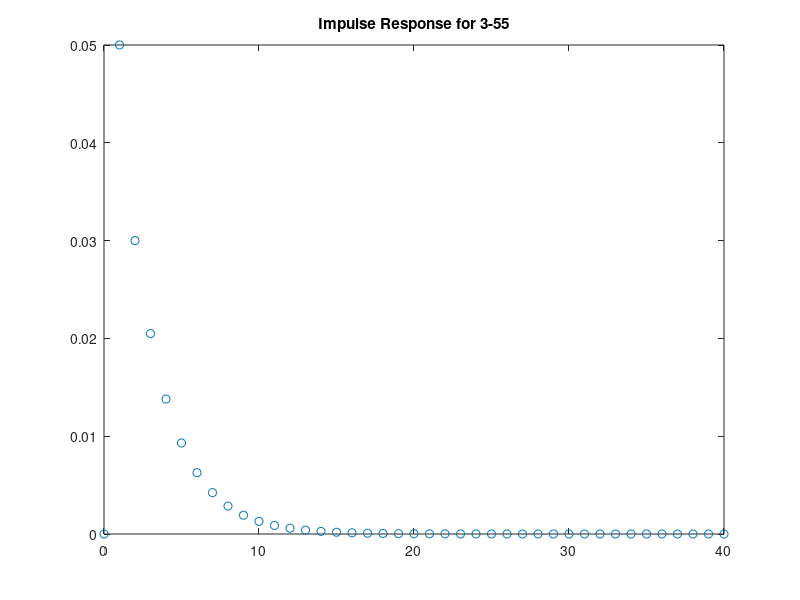
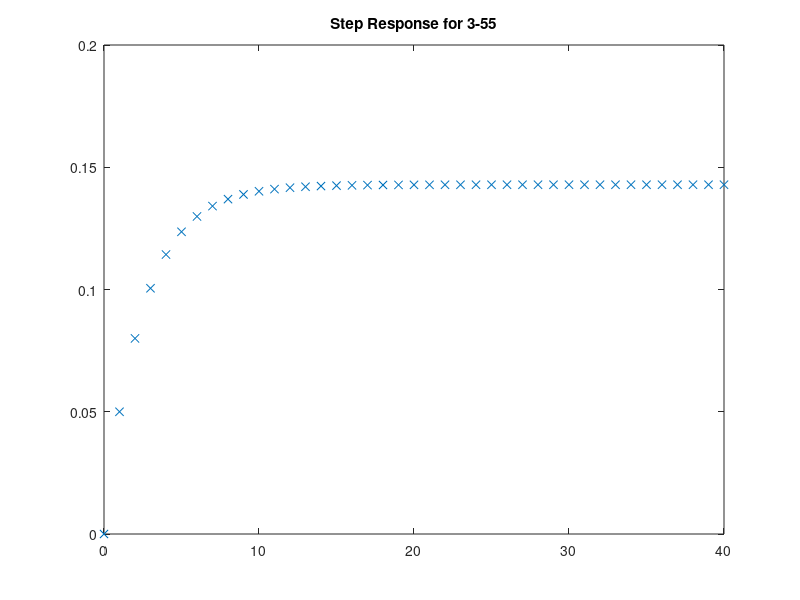
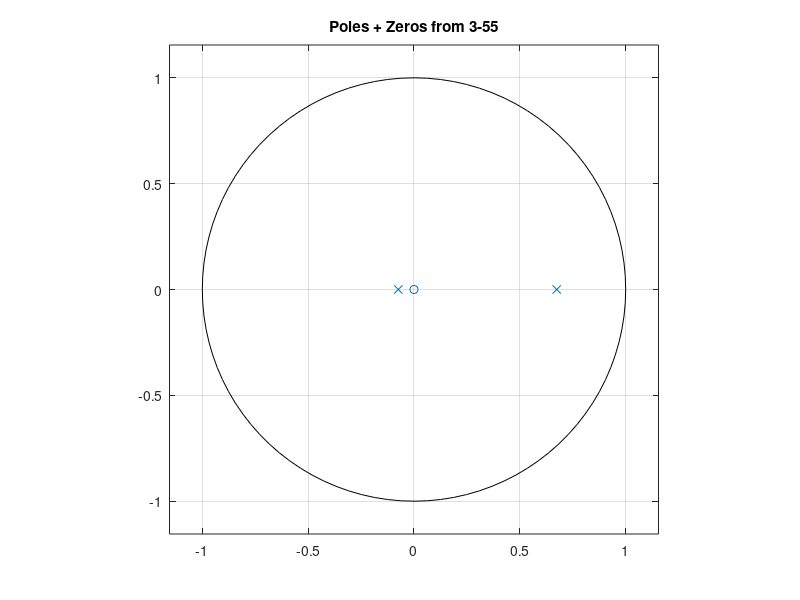

Write MATLAB code to recreate these figures, in order.
% Example 3_55 
% EECE 5510 - Marquette University
%
% Sep-2019
%
num = [0  0.05  0];      % numerator
den = [1 -0.6  -0.05 ];  % denominator

x= [1 zeros(1,40)];  % kronecker delta input
x1 = [1 ones(1,40)]; % unit step
y = filter( num, den, x);  % This is an IIR filter
y1 = filter( num, den, x1); 

figure();
k=0:40; % x-axis for plot
plot(k,y, 'o');
title('Impulse Response for 3-55');

figure();
plot(k,y1, 'x');
title('Step Response for 3-55');

figure();
zplane(num,den);
title('Poles + Zeros from 3-55');
